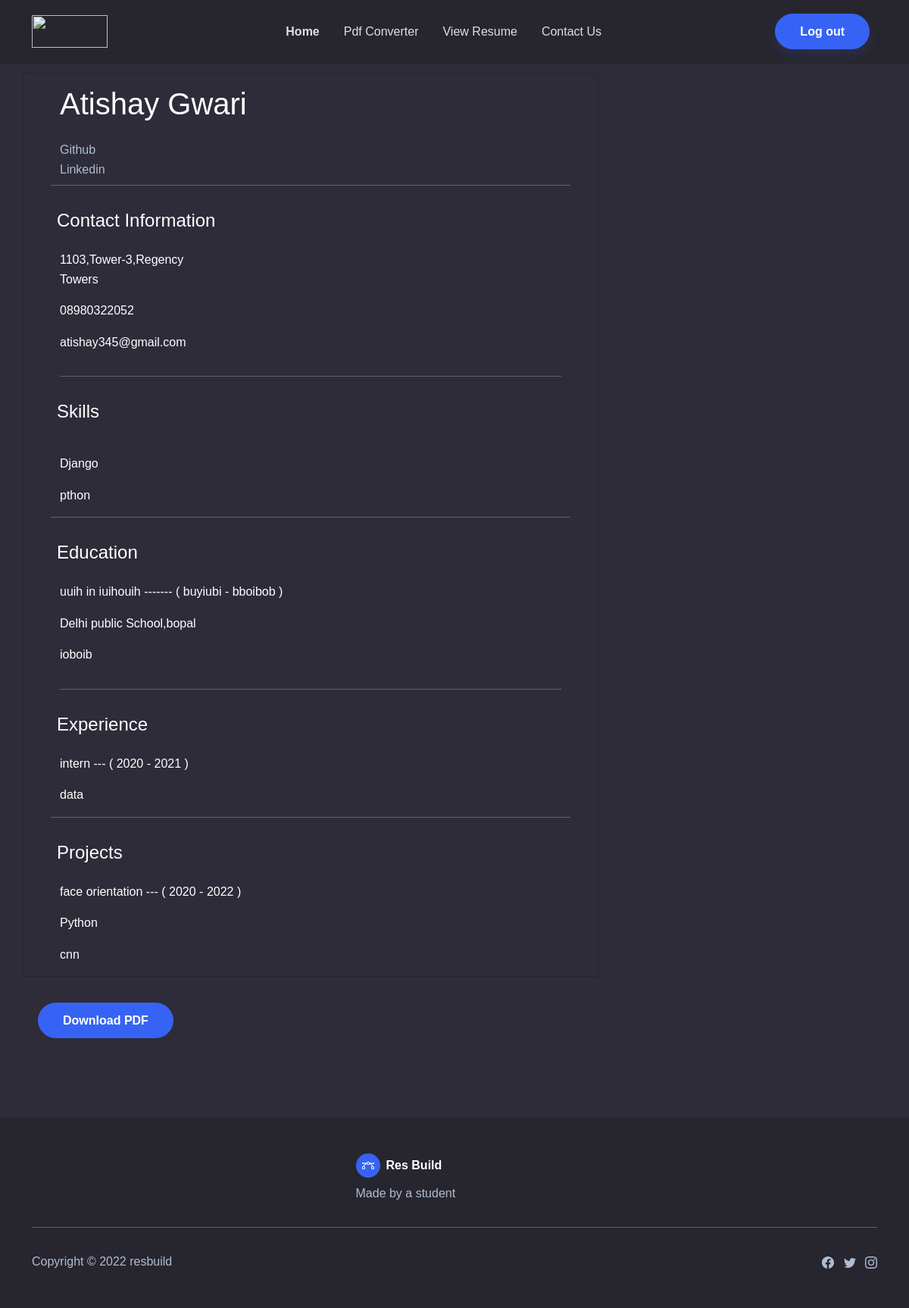
Screenshot of /converter/ (signed in) with the database file from the repository.
### home/models.py (models this page shows, shortened)
class Profile(models.Model):
    user_name = models.ForeignKey(User,on_delete=models.CASCADE,null=True,blank=True)
    name=models.CharField(max_length=100)
    address = models.CharField(max_length=200)
    phoneno = models.CharField(max_length=12)
    email = models.EmailField(max_length=100)
    github = models.URLField(blank=True)
    linkedin = models.URLField(blank=True)
    class Meta:
        verbose_name_plural ="Profile"

class SpecialSkill(models.Model):
    user_name=models.ForeignKey(User,on_delete=models.CASCADE,null=True,blank=True)
    skill=models.CharField(max_length=100,null=True,blank=True)
    class Meta:#to remove s in table name in admin page of django app
        verbose_name_plural = "Special Skills"

class Education(models.Model):
    user_name = models.ForeignKey(User,on_delete=models.CASCADE,null=True,blank=True)
    university = models.CharField(max_length=100, blank=True)
    degree= models.CharField(max_length=50, blank=True)
    stream = models.CharField(max_length=100, blank=True)
    currentYear = models.CharField(max_length=50, blank=True)
    univStartingYear = models.CharField(max_length=20, blank=True)
    univPassingYear = models.CharField(max_length=20, blank=True)
    univResult = models.CharField(max_length=20, blank=True)
    class Meta:
        verbose_name_plural ="Education"

class WorkExp(models.Model):
    user_name = models.ForeignKey(User,on_delete=models.CASCADE,null=True,blank=True)
    jobTitle = models.CharField(max_length=100, blank=True)
    jobStartDate = models.CharField(max_length=20, blank=True)
    jobEndDate = models.CharField(max_length=20, blank=True)
    jobDescription = models.CharField(max_length=500,blank=True,null=True)
    class Meta:
        verbose_name_plural ="WorkExp"

class Project(models.Model):
    user_name = models.ForeignKey(User,on_delete=models.CASCADE,null=True,blank=True)
    projectTitle = models.CharField(max_length=100, blank=True)
    projectStartDate = models.CharField(max_length=20, blank=True)
    projectEndDate = models.CharField(max_length=20, blank=True)
    projectDescription = models.CharField(max_length=500,blank=True,null=True)
    techStack = models.CharField(max_length=100, blank=True,null=True)
    class Meta:
        verbose_name_plural ="Projects"

### home/views.py (the view)
# urls.py: path('converter/', views.convert,name="converter"),
@login_required(login_url='login')
def convert(request):
    profiledata=Profile.objects.filter(user_name=request.user)
    edudata=Education.objects.filter(user_name=request.user)
    workdata=WorkExp.objects.filter(user_name=request.user)
    projdata=Project.objects.filter(user_name=request.user)
    skilldata=SpecialSkill.objects.filter(user_name=request.user)
    context={"profiledata":profiledata,"edudata":edudata,"workdata":workdata,"projdata":projdata,"skilldata":skilldata}
    return render(request,'converter.html',context)

### templates/converter.html (shortened to what this page needs)
{% extends './common/base.html' %}
{% load static %}
{% load widget_tweaks %}
{% block content %}
<section class="py-5">
    <div class="container  py-5">
        <div class="row">
            <div class="col-md-8 border border-dark px-5 ">
                <div class="row">
                    {% for i in profiledata %}
                    <h2 class=" h1 text-left py-3"> {{i.name}}</h2>
                    <div class="col align-self-end pb-2">
                        <a href={{i.github}}> Github</a> <br>
                        <a href={{i.linkedin}}>Linkedin</a>
                    </div>
                    <hr class="hl">
                    <h4 class="py-3 vl px-2">Contact Information</h4>
                    <div class="col-sm-4">
                        <p>{{i.address}}</p>
                        <p>{{i.phoneno}}</p>
                        <p>{{i.email}}</p>
                    </div>
                    {% endfor %}
                </div>
                <hr class="hl">
                <div class="row">
                    <h4 class="py-3 vl px-2">Skills</h4>
                    <div class="row">
                        {% for i in skilldata %}
                        <p>{{i.skill}}</p>
                        {% endfor %}
                    </div>
                    <hr class="hl">
                    <h4 class="py-3 vl px-2">Education</h4>
                    <div class="row">
                        {% for i in edudata %}
                        <p class="font-weight-bold">{{i.degree}} in {{i.stream}} ------- (
                            {{i.univStartingYear}} - {{i.univPassingYear}} ) </p>
                        <p>{{i.university}} </p>
                        <p>{{i.univResult}} </p>
                        {% endfor %}
                    </div>
                </div>
                <hr class="hl">
                <div class="row">
                    <h4 class="py-3 vl px-2">Experience</h4>
                    <div class="col-sm-8">
                        {% for i in workdata %}
                        <p class="font-weight-bold">{{i.jobTitle}} --- ( {{i.jobStartDate}} -
                            {{i.jobEndDate}} ) </p>
                        <p>{{i.jobDescription}} </p>
                        {% endfor %}
                    </div>
                    <hr class="hl">
                    <h4 class="py-3 vl px-2">Projects</h4>
                    <div class="col-sm-8">
                        {% for i in projdata %}
                        <p class="font-weight-bold">{{i.projectTitle}} --- ( {{i.projectStartDate}}
                            -
                            {{i.projectEndDate}} ) </p>
                        <p>{{i.techStack}} </p>
                        <p>{{i.projectDescription}} </p>
                        {% endfor %}
                    </div>
                </div>
            </div>
        </div>
        <a class="btn btn-primary m-2" href="{% url 'pdfcon' %}">Download PDF</a>
    </div>
</section>
{% endblock %}

### static/css/style.css (style rules this page uses)
* { font-family: 'Montserrat', sans-serif; }

### rows the page displays
Profile: name "Atishay Gwari", address "1103,Tower-3,Regency Towers", phoneno "08980322052", email "atishay345@gmail.com"
SpecialSkill: skill "Django"
SpecialSkill: skill "pthon"
Education: degree "uuih", stream "iuihouih", univStartingYear "buyiubi", univPassingYear "bboibob", university "Delhi public School,bopal", univResult "ioboib"
WorkExp: jobTitle "intern", jobStartDate "2020", jobEndDate "2021", jobDescription "data"
Project: projectTitle "face orientation", projectStartDate "2020", projectEndDate "2022", techStack "Python", projectDescription "cnn"
